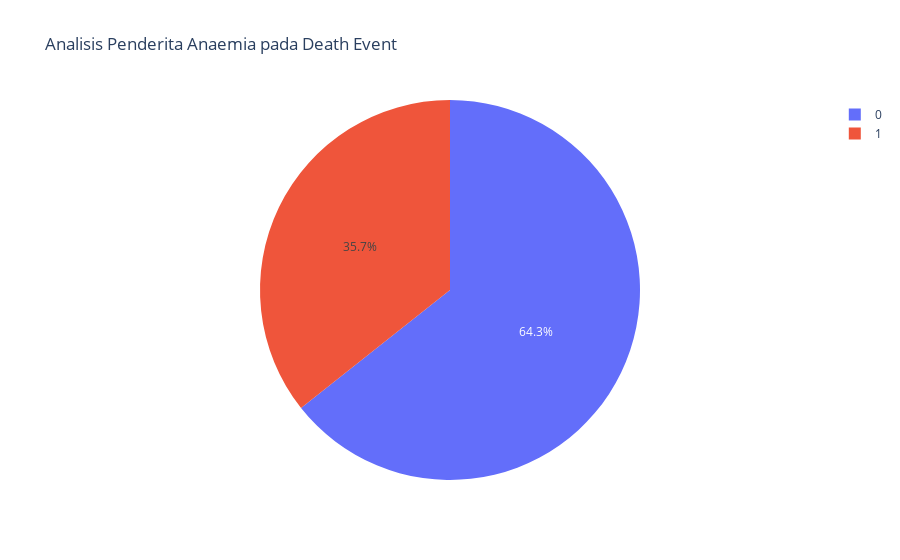

Notebook cell for this chart:
### Code cell
fig = px.pie(df, values='anaemia',names='DEATH_EVENT', title='Analisis Penderita Anaemia pada Death Event')
fig.show()

### Figure 1 — Plotly figure (JSON) as saved in the notebook; plotly's stock layout.template omitted (floating-point values rounded to 4 significant figures; data arrays with more than 128 entries replaced by an {"elided": "..."} marker saying what was removed)
{"data": [{"domain": {"x": [0, 1], "y": [0, 1]}, "hovertemplate": "DEATH_EVENT=%{label}<br>anaemia=%{value}<extra></extra>", "labels": {"elided": "299 int values"}, "legendgroup": "", "name": "", "showlegend": true, "type": "pie", "values": {"elided": "299 int values"}}], "layout": {"legend": {"tracegroupgap": 0}, "title": {"text": "Analisis Penderita Anaemia pada Death Event"}}}
